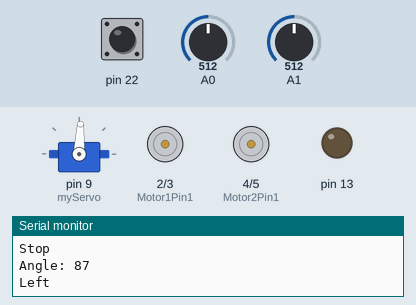
This sketch was run on a simulated Arduino Mega 2560, built with avr-gcc and run on an emulated ATmega2560. Shown: servo, motor-driver pin pairs drawn as motors (green arrow = first pin HIGH = forward, orange = second pin HIGH = backward, longer = more drive), output pins drawn as LEDs (lit = HIGH), the last lines printed to the serial monitor. Dashed ring = blinking. The test bench sets the inputs (shaded band); at power-on: A1 = 512, A0 = 512, pin 22 HIGH.

Above: at 1.2 s.
1.3 s: A1 set to 490
At 2.5 s:
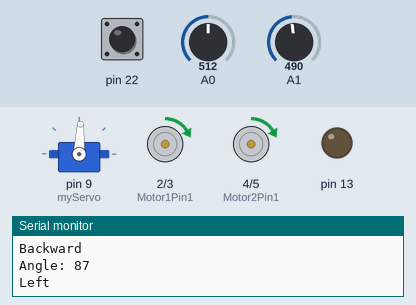
3.0 s: A0 set to 484
At 4.3 s:
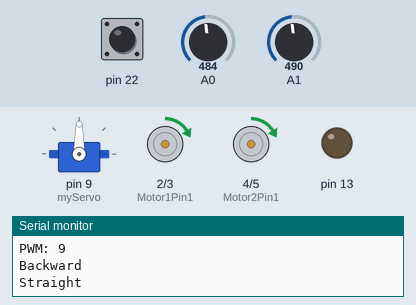
4.8 s: pin 22 pulled LOW for 1 s
At 4.97 s:
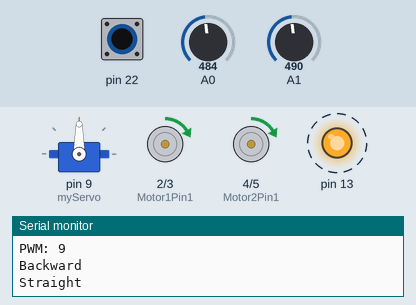
7.3 s: A1 set to 550
At 8.4 s:
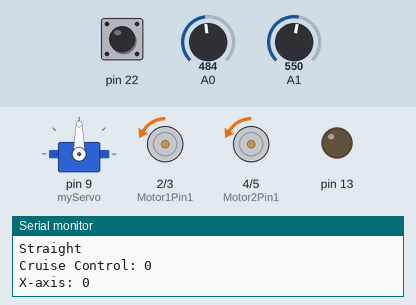
8.8 s: A0 set to 470
10.3 s: A0 set to 445
At 11.6 s:
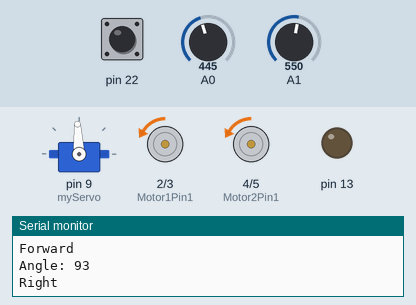
Timing chart, 0 to 13.2 s (numbered marks = the images above; inputs shaded):
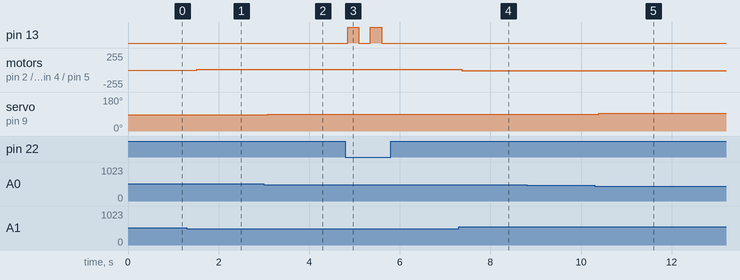

Measured:
- after the input at 1.3 s, motor on pin 2 (Motor1Pin1) / pin 3 (Motor1Pin2), motor on pin 4 (Motor2Pin1) / pin 5 (Motor2Pin2): stopped → forward 9/255 after 0.22 s
- after the input at 3.0 s, servo on pin 9 (myServo): 87° → 90° after 0.08 s
- after the input at 4.8 s, pin 13: alternates HIGH for 0.25 s and LOW for 0.25 s, 4 changes in all, then stays LOW, starting after 0.05 s
- after the input at 7.3 s, motor on pin 2 (Motor1Pin1) / pin 3 (Motor1Pin2), motor on pin 4 (Motor2Pin1) / pin 5 (Motor2Pin2): forward 9/255 → backward 10/255 after 0.07 s
- after the input at 10.3 s, servo on pin 9 (myServo): 90° → 93° after 0.09 s

The sketch:

Full-Joystick-Testing.ino
```cpp
#include <Servo.h>

Servo myServo;
int servoPos;
double pwm;
int x_input, y_input, switch_input;
bool cruise = false;

const int x_max = 540;
const int x_nominal = 480;
const int x_min = -480;

const int y_max = 500;
const int y_nominal = 520;
const int y_min = -520;

const int Motor1Pin1 = 2;   // Left Wheel
const int Motor1Pin2 = 3;
const int Motor2Pin1 = 4;   // Right Wheel
const int Motor2Pin2 = 5;


void setup() {
  // put your setup code here, to run once:
  pinMode(22, INPUT);
  digitalWrite(22, HIGH);
  pinMode(A0, INPUT);
  pinMode(A1, INPUT);

  pinMode(13, OUTPUT);
  digitalWrite(13, HIGH);

  pinMode(Motor1Pin1, OUTPUT);
  pinMode(Motor1Pin2, OUTPUT);
  pinMode(Motor2Pin1, OUTPUT);
  pinMode(Motor2Pin2, OUTPUT);

  myServo.attach(9);
  myServo.write(90);

  Serial.begin(9600);
}

void loop() {
  if (!cruise)
  {
    // put your main code here, to run repeatedly:
    switch_input = digitalRead(22);
    x_input = (analogRead(A0) - x_nominal) / 20;
    x_input *= 20;
    y_input = (analogRead(A1) - y_nominal) / 20;
    y_input *= 20;

    if (switch_input)
    {
      digitalWrite(13, LOW);
    }
    if (!switch_input)
    {
      digitalWrite(13, HIGH);
      cruise = true;
    }
  }
  else
  {
    switch_input = digitalRead(22);
    if (!switch_input)
    {
      digitalWrite(13, LOW);
      cruise = false;

      x_input = (analogRead(A0) - x_nominal) / 20;
      x_input *= 20;
      y_input = (analogRead(A1) - y_nominal) / 20;
      y_input *= 20;
    }
  }

  Serial.print("Cruise Control: ");
  Serial.print(cruise);
  Serial.print("\n");

  Serial.print("X-axis: ");
  Serial.print(x_input);
  Serial.print("\n");

  Serial.print("Y-axis: ");
  Serial.print(y_input);
  Serial.print("\n");

  if (y_input > 0)
  {
    pwm = 255*abs(y_input/double(y_max));
    int pwn_int = pwm;
    Serial.print("PWM: ");
    Serial.print(pwn_int);
    Serial.print("\n");

    digitalWrite(Motor1Pin1, LOW);
    analogWrite(Motor1Pin2, pwn_int);
    digitalWrite(Motor2Pin1, LOW);
    analogWrite(Motor2Pin2, pwn_int);
    Serial.print("Forward\n");
  }
  else if (y_input < 0)
  {
    pwm = 255*abs(y_input/double(y_min));
    int pwn_int = pwm;
    Serial.print("PWM: ");
    Serial.print(pwn_int);
    Serial.print("\n");

    analogWrite(Motor1Pin1, pwn_int);
    digitalWrite(Motor1Pin2, LOW);
    analogWrite(Motor2Pin1, pwn_int);
    digitalWrite(Motor2Pin2, LOW);
    Serial.print("Backward\n");
  }
  else
  {
    digitalWrite(Motor1Pin1, LOW);
    digitalWrite(Motor1Pin2, LOW);
    digitalWrite(Motor2Pin1, LOW);
    digitalWrite(Motor2Pin2, LOW);
    Serial.print("PWM: 0\n");
    Serial.print("Stop\n");
  }

  if (x_input < 0)
  {
    servoPos = int(90*abs(x_input/double(x_max)));

    myServo.write(90+servoPos);

    Serial.print("Angle: ");
    Serial.print(90+servoPos);
    Serial.print("\n");
    Serial.print("Right\n");
  }
  else if (x_input > 0)
  {
    servoPos = int(90*abs(x_input/double(x_min)));

    myServo.write(90-servoPos);

    Serial.print("Angle: ");
    Serial.print(90-servoPos);
    Serial.print("\n");
    Serial.print("Left\n");
  }
  else
  {
    myServo.write(90);
    Serial.print("Straight\n");
  }

  Serial.print("\n\n");
  delay(250);
}
```
